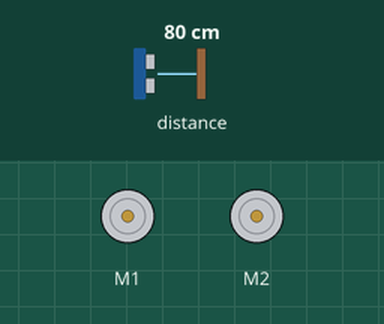
The program below on a simulated BBC micro:bit (MakeCode). On the bench: 2 × DC motor (green arrow = forward, orange = backward, longer = faster). Inputs (shaded band) come from the test bench; at power-on: distance to the obstacle 80 cm.

Above: at 1.2 s.
1.3 s: distance to the obstacle set to 11 cm
2.8 s: distance to the obstacle set to 8 cm
At 3.92 s:
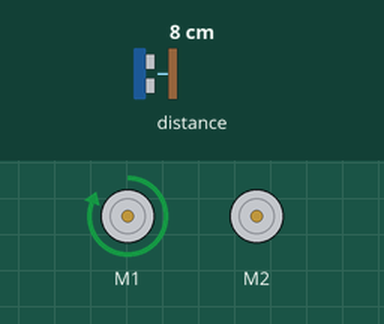
At 4.7 s:
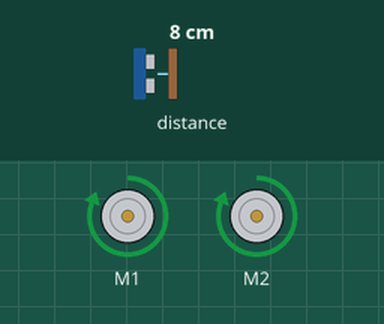
Timing chart, 0 to 11.5 s (numbered marks = the images above; inputs shaded):
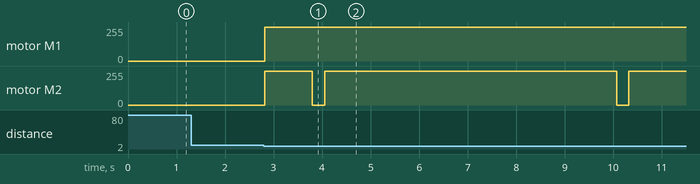

Measured:
- the behaviour switches between 10 and 9 cm on distance to the obstacle (found by bisection; images 0 and 1)
- after the input at 1.3 s, every drawn part: stays the same
- after the input at 2.8 s, motor M1: stopped → forward 255/255 at once; motor M2: goes forward 255/255 0.98 s, stopped 0.25 s, forward 255/255 6.0 s, stopped 0.25 s, then forward 255/255, starting at once

The program:

main.ts
```typescript
basic.forever(function () {
    if (maqueen.Ultrasonic(PingUnit.Centimeters) < 10) {
        maqueen.motorRun(maqueen.Motors.All, maqueen.Dir.CW, 255)
        basic.pause(1000)
        maqueen.motorStop(maqueen.Motors.M2)
        basic.pause(250)
        maqueen.motorRun(maqueen.Motors.All, maqueen.Dir.CW, 255)
        basic.pause(5000)
    }
})
```

test.ts
```typescript
// aquí va el archivo "tests"; esto no se compilará cuando este paquete se utilice como una extensión.
```
